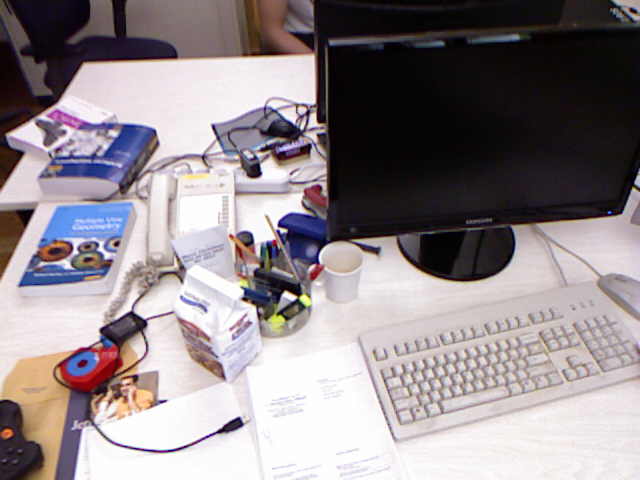
#> input picture pics/test.png, 640 x 480 px, found by its file name
$ python CannyTest.py
#> lines starting #> are read from the running program, lines starting #| are printed output that depends on the picture
#> further down, src is the input picture: shape (480, 640, 3); mean B, G, R 140.4, 136.6, 145.3
#Canny边缘提取

# OpenCV的Canny函数用于在图像中查找边缘，其函数原型有两种：
# #
# # ①直接调用Canny算法在单通道灰度图像中查找边缘，
# #
# # 其函数原型为：Canny(image, threshold1, threshold2[, edges[, apertureSize[, L2gradient]]]) -> edges
# #
# # image参数表示8位输入图像。
# #
# # threshold1参数表示设置的低阈值。
# #
# # threshold2参数表示设置的高阈值，一般设定为低阈值的3倍 (根据Canny算法的推荐)。
# #
# # edges参数表示输出边缘图像，单通道8位图像。
# #
# # apertureSize参数表示Sobel算子的大小。
# #
# # L2gradient参数表示一个布尔值，如果为真，则使用更精确的L2范数进行计算（即两个方向的倒数的平方和再开方），否则使用L1范数（直接将两个方向导数的绝对值相加）。
# #
# # ②使用带自定义图像渐变的Canny算法在图像中查找边缘，
# #
# # 其函数原型为：Canny(dx, dy, threshold1, threshold2[, edges[, L2gradient]]) -> edges
# #
# # dx参数表示输入图像的x导数（x导数满足16位，选择CV_16SC1或CV_16SC3）
# #
# # dy参数表示输入图像的y导数（y导数满足16位，选择CV_16SC1或CV_16SC3）。
# #
# # threshold1参数表示设置的低阈值。
# #
# # threshold2参数表示设置的高阈值，一般设定为低阈值的3倍 (根据Canny算法的推荐)。
# #
# # edges参数表示输出边缘图像，单通道8位图像。
# #
# # L2gradient参数表示L2gradient参数表示一个布尔值，如果为真，则使用更精确的L2范数进行计算（即两个方向的倒数的平方和再开方），否则使用L1范数（直接将两个方向导数的绝对值相加）。

import cv2 as cv
def edge_demo(image):
    blurred = cv.GaussianBlur(image, (3, 3), 0)
    gray = cv.cvtColor(blurred, cv.COLOR_RGB2GRAY)
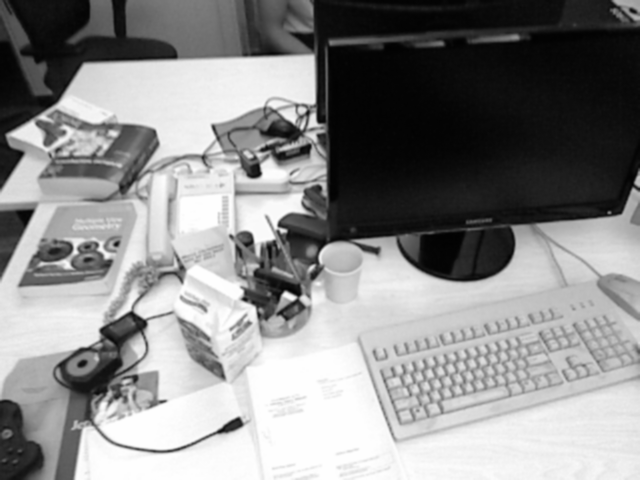
#> gray: shape (480, 640); min 1, max 254, mean 138.7
    # xgrad = cv.Sobel(gray, cv.CV_16SC1, 1, 0) #x方向梯度
    # ygrad = cv.Sobel(gray, cv.CV_16SC1, 0, 1) #y方向梯度
    # edge_output = cv.Canny(xgrad, ygrad, 50, 150)
    edge_output = cv.Canny(gray, 50, 150)
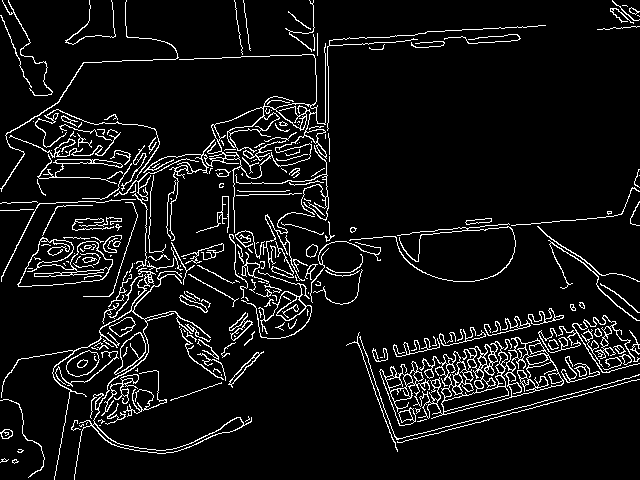
#> edge_output: shape (480, 640); 7.3% white in thin lines or dots
    cv.imshow("Canny Edge", edge_output)
    dst = cv.bitwise_and(image, image, mask= edge_output)
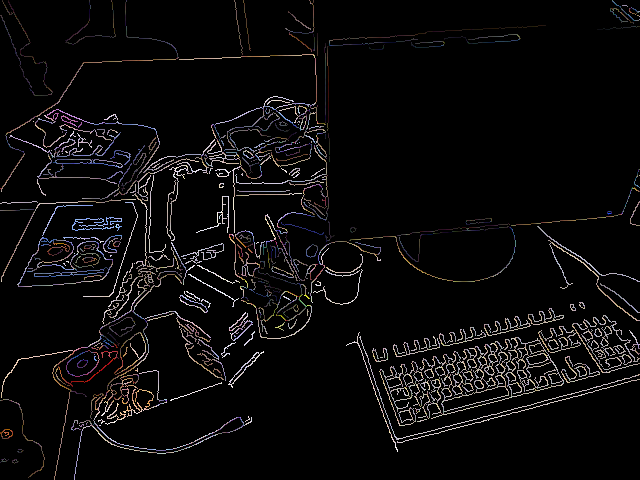
#> dst: shape (480, 640, 3); mean B, G, R 10.7, 10.3, 11.3
    cv.imshow("Color Edge", dst)
src = cv.imread('pics/test.png')
cv.namedWindow('input_image', cv.WINDOW_NORMAL) #设置为WINDOW_NORMAL可以任意缩放
cv.imshow('input_image', src)
edge_demo(src)
cv.waitKey(0)
cv.destroyAllWindows()
